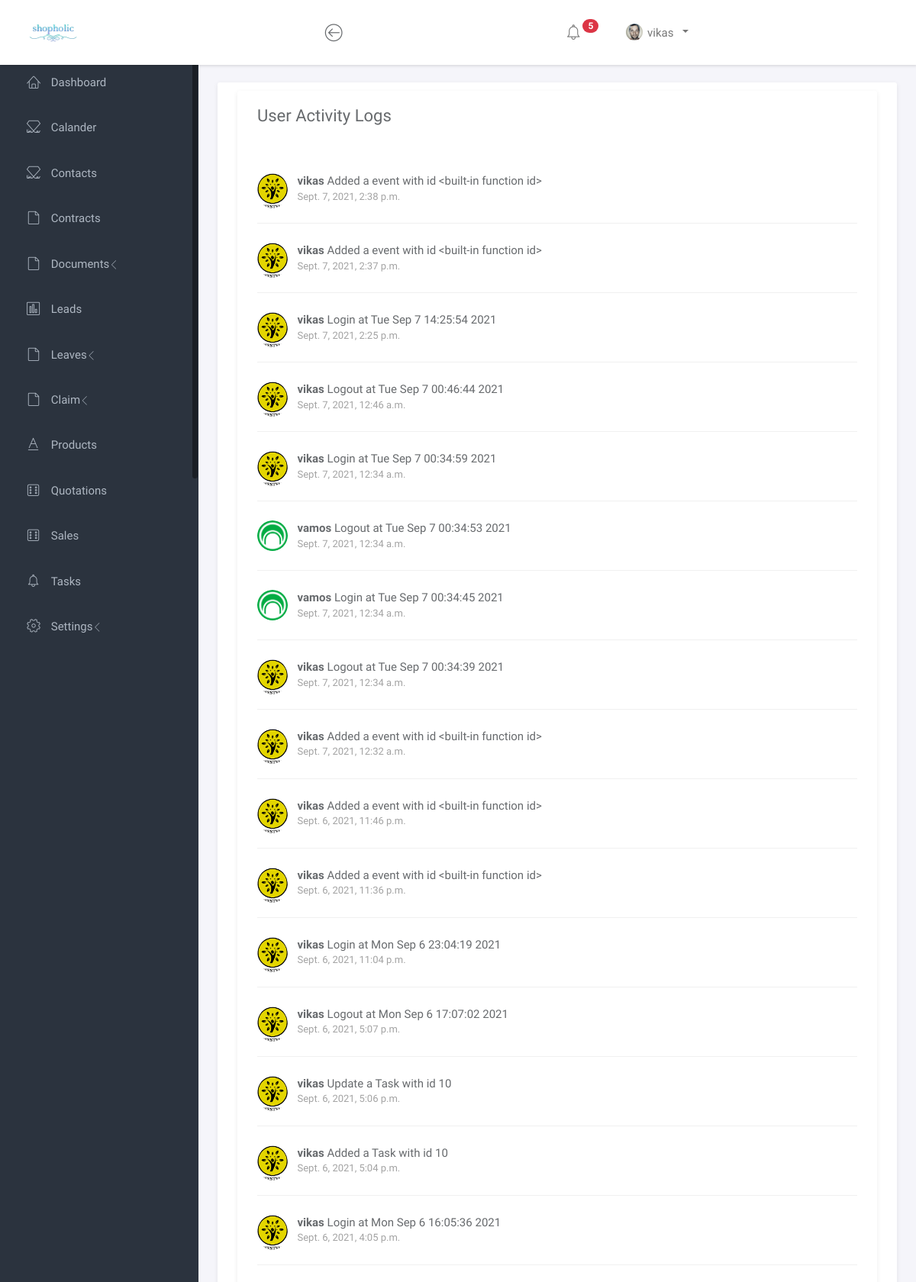
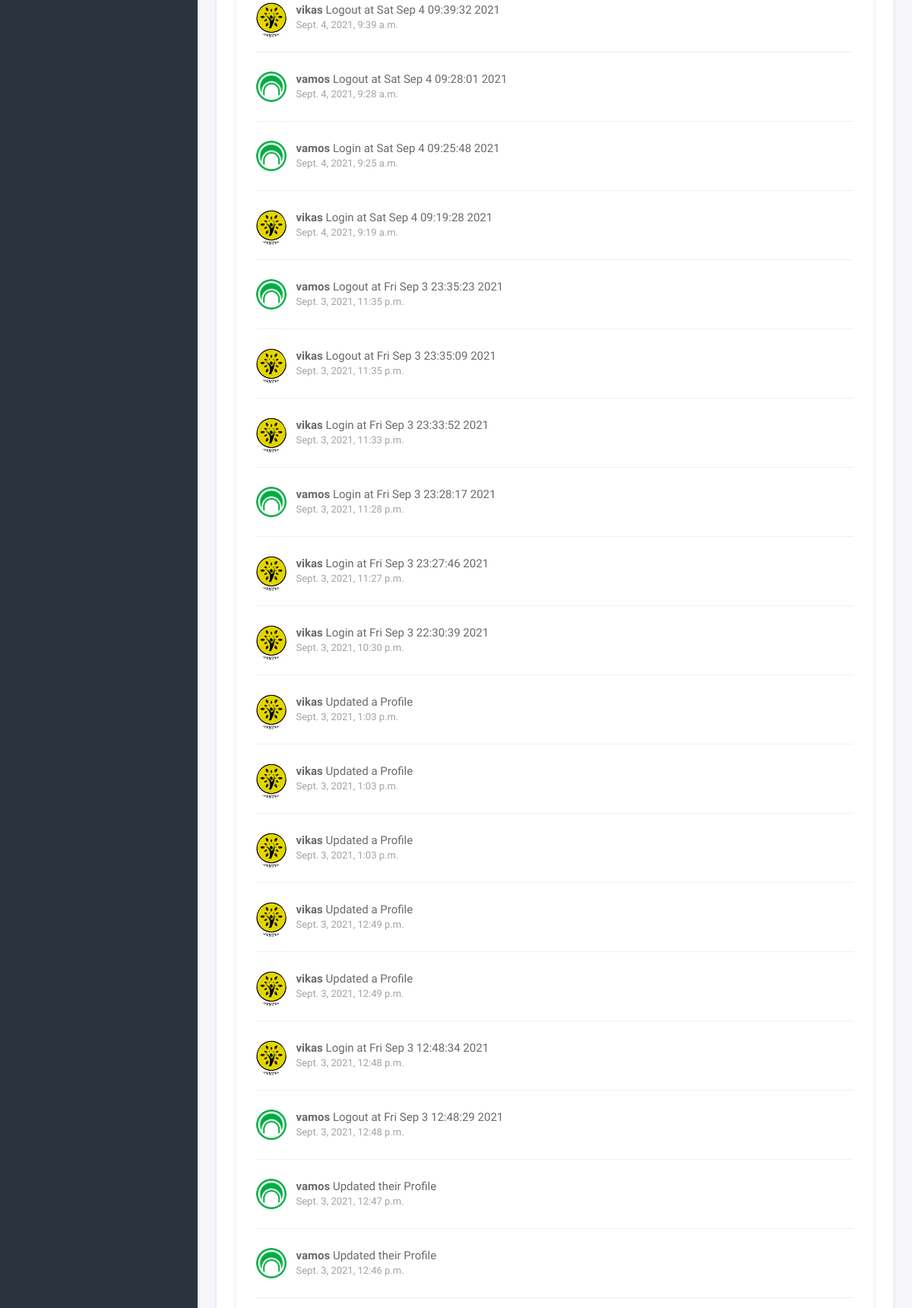
Page /logs (signed in, upper part) on the committed database (2 pictures, top to bottom).
### shopping/models.py (models this page shows, shortened)
class Logs(models.Model):
    userid = models.ForeignKey(User, on_delete=DO_NOTHING,)
    description = models.TextField(max_length=500)
    created_at = models.DateTimeField(auto_now_add=True)
    profile_id = models.ForeignKey(Profile, on_delete=models.DO_NOTHING, null=True)

class Profile(models.Model):
    userid = models.ForeignKey(User, on_delete=models.CASCADE)
    user_image = models.ImageField(upload_to='images/profile', blank=True, null=True)
    first_name = models.CharField(max_length=200, null=True, blank=True)
    last_name = models.CharField(max_length=200, null=True, blank=True)
    user_email = models.EmailField(null=True, blank=True)
    user_phone = models.BigIntegerField(null=True, blank=True)
    dob = models.DateField(null=True, blank=True)
    gender = models.CharField(max_length=200, null=True, blank=True)
    points = models.BigIntegerField(null=True, blank=True)
    facebook = models.TextField(max_length=500, null=True, blank=True)
    instagram = models.TextField(max_length=500, null=True, blank=True)
    linkedin = models.TextField(max_length=500, null=True, blank=True)
    github = models.TextField(max_length=500, null=True, blank=True)
    about = models.TextField(max_length=1000, null=True, blank=True)
    project = models.CharField(max_length=200 ,default=False, blank=True)
    address = models.TextField(max_length=500, null=True, blank=True)
    id_proof = models.FileField(upload_to='images/profile/ids', blank=True, null=True)
    designation = models.CharField(max_length=200, null=True, blank=True)
    working_from = models.TimeField(null=True, blank=True)
    working_to = models.TimeField(null=True, blank=True)
    updated_at = models.DateTimeField(auto_now=True)

### shopping/views.py (the view)
# urls.py: path('logs', views.logs, name="logs"),
@login_required(login_url='login')
def logs(request):
    context = {}
    context["logsdata"] = Logs.objects.all().order_by('-id')
    return render(request, "User/logs/logs.html", context)

### shopping/templates/User/logs/logs.html
{% load static %}
{% include 'User/head.html' %}
<div class="main">
    <div class="main-content">
        <div class="container-fluid">
            <div class="panel panel-headline">
                <div class="panel-body">
					{% if perms.shopping.view_logs %}
					<div class="row">
						<div class="col-md-12">
							<div class="panel" style="height: 77vh; overflow-y: scroll;">
								<div class="panel-heading">
									<h3 class="panel-title">User Activity Logs</h3>
								</div>
								<div class="panel-body">
									<ul class="list-unstyled activity-list">
										{% for log in logsdata %}
										<li>
											<img src="media/{{ log.profile_id.user_image }}" alt="Avatar" class="img-circle pull-left avatar ">
											<p><b>{{ log.userid }}</b> {{ log.description }} <span class="timestamp">{{ log.created_at }}</span></p>
										</li>
										{% endfor %}
									</ul>
								</div>
							</div>
						</div>
					</div>
					{% else %}
                    <p class="text-center text-danger">You don't have permission to visit this page</p>
                    {% endif %}
                </div>
            </div>
        </div>
    </div>
</div>
                    {% include 'User/foot2.html' %}

### shopping/templates/User/head.html (shortened to what this page needs)
{% load static %}
<!doctype html>
<html lang="en">
<head>
	<link rel="stylesheet" href="https://maxcdn.bootstrapcdn.com/bootstrap/4.0.0/css/bootstrap.min.css">
	<link rel="stylesheet" href="{% static 'vendor/bootstrap/css/bootstrap.min.css' %}">
	<link rel="stylesheet" href="{% static 'vendor/font-awesome/css/font-awesome.min.css' %}">
	<link rel="stylesheet" href="{% static 'vendor/linearicons/style.css' %}">
	<link rel="stylesheet" href="{% static 'css/main.css' %}">
	<link rel="stylesheet" type="text/css" href="https://cdn.datatables.net/1.10.24/css/jquery.dataTables.css">
    <link href="{% static 'node_modules/fullcalendar/main.css' %}" rel='stylesheet' />
</head>
<body>
	<div id="wrapper">
		<nav class="navbar navbar-default navbar-expand-lg navbar-fixed-top">
			<div class="brand">
				<a href="home"><img src="{% static 'images/img/mylogo.png' %}" width="70" alt="shopholic Logo" class="img-responsive logo"></a>
			</div>
			<div class="container-fluid">
				<div class="navbar-btn">
					<button type="button" class="btn-toggle-fullwidth"><i class="lnr lnr-arrow-left-circle"></i></button>
				</div>
				<div id="navbar-menu">
					<ul class="nav navbar-nav navbar-right">
						<li class="dropdown">
							<a href="#" class="dropdown-toggle icon-menu" data-toggle="dropdown">
								<i class="lnr lnr-alarm"></i>
								<span class="badge bg-danger">5</span>
							</a>
						</li>
						<li class="dropdown">
							<a href="#" class="dropdown-toggle" data-toggle="dropdown"><img src="{% static 'images/img/user.png' %}" class="img-circle" alt="Avatar"> <span>{{ user.get_username }}</span>&ensp;</a>
						</li>
					</ul>
				</div>
			</div>
		</nav>
		<div id="sidebar-nav" class="sidebar">
			<div class="sidebar-scroll">
				<nav>
					<ul class="nav">
						<li><a href="home" class=""><i class="lnr lnr-home"></i> <span>Dashboard</span></a></li>
						<li><a href="calander" class=""><i class="lnr lnr-linearicons"></i> <span>Calander</span></a></li>
						<li><a href="contact" class=""><i class="lnr lnr-linearicons"></i> <span>Contacts</span></a></li>
						<li><a href="contracts" class=""><i class="lnr lnr-file-empty"></i> <span>Contracts</span></a></li>
						<li>
							<a href="#subPages2" data-toggle="collapse" class="collapsed"><i class="lnr lnr-file-empty"></i> <span>Documents</span> <i class="icon-submenu lnr lnr-chevron-left"></i></a>
						</li>
						<li><a href="lead" class=""><i class="lnr lnr-chart-bars"></i> <span>Leads</span></a></li>
						<li>
							<a href="#subPages3" data-toggle="collapse" class="collapsed"><i class="lnr lnr-file-empty"></i> <span>Leaves</span> <i class="icon-submenu lnr lnr-chevron-left"></i></a>
						</li>
						<li>
							<a href="#subPages4" data-toggle="collapse" class="collapsed"><i class="lnr lnr-file-empty"></i> <span>Claim</span> <i class="icon-submenu lnr lnr-chevron-left"></i></a>
						</li>
						<li><a href="products" class=""><i class="lnr lnr-text-format"></i> <span>Products</span></a></li>
						<li><a href="quotation" class=""><i class="lnr lnr-dice"></i> <span>Quotations</span></a></li>
						<li><a href="sales" class=""><i class="lnr lnr-dice"></i> <span>Sales</span>&emsp;</a></li>
						<li><a href="tasks"><i class="lnr lnr-alarm"></i> <span>Tasks</span></a></li>
						<li>
							<a href="#subPages" data-toggle="collapse" class="collapsed"><i class="lnr lnr-cog"></i> <span>Settings</span> <i class="icon-submenu lnr lnr-chevron-left"></i></a>
						</li>
					</ul>
				</nav>
			</div>
		</div>

### rows in the picture
Logs: profile_id.user_image (picture), userid "vikas", description "Added a event with id <built-in function id>", created_at "Sept. 7, 2021, 2:38 p.m."
Logs: profile_id.user_image (picture), userid "vikas", description "Added a event with id <built-in function id>", created_at "Sept. 7, 2021, 2:37 p.m."
Logs: profile_id.user_image (picture), userid "vikas", description "Login at Tue Sep 7 14:25:54 2021", created_at "Sept. 7, 2021, 2:25 p.m."
Logs: profile_id.user_image (picture), userid "vikas", description "Logout at Tue Sep 7 00:46:44 2021", created_at "Sept. 7, 2021, 12:46 a.m."
Logs: profile_id.user_image (picture), userid "vikas", description "Login at Tue Sep 7 00:34:59 2021", created_at "Sept. 7, 2021, 12:34 a.m."
Logs: profile_id.user_image (picture), userid "vamos", description "Logout at Tue Sep 7 00:34:53 2021", created_at "Sept. 7, 2021, 12:34 a.m."
Logs: profile_id.user_image (picture), userid "vamos", description "Login at Tue Sep 7 00:34:45 2021", created_at "Sept. 7, 2021, 12:34 a.m."
Logs: profile_id.user_image (picture), userid "vikas", description "Logout at Tue Sep 7 00:34:39 2021", created_at "Sept. 7, 2021, 12:34 a.m."
Logs: profile_id.user_image (picture), userid "vikas", description "Added a event with id <built-in function id>", created_at "Sept. 7, 2021, 12:32 a.m."
Logs: profile_id.user_image (picture), userid "vikas", description "Added a event with id <built-in function id>", created_at "Sept. 6, 2021, 11:46 p.m."
Logs: profile_id.user_image (picture), userid "vikas", description "Added a event with id <built-in function id>", created_at "Sept. 6, 2021, 11:36 p.m."
Logs: profile_id.user_image (picture), userid "vikas", description "Login at Mon Sep 6 23:04:19 2021", created_at "Sept. 6, 2021, 11:04 p.m."
Logs: profile_id.user_image (picture), userid "vikas", description "Logout at Mon Sep 6 17:07:02 2021", created_at "Sept. 6, 2021, 5:07 p.m."
Logs: profile_id.user_image (picture), userid "vikas", description "Update a Task with id 10", created_at "Sept. 6, 2021, 5:06 p.m."
Logs: profile_id.user_image (picture), userid "vikas", description "Added a Task with id 10", created_at "Sept. 6, 2021, 5:04 p.m."
Logs: profile_id.user_image (picture), userid "vikas", description "Login at Mon Sep 6 16:05:36 2021", created_at "Sept. 6, 2021, 4:05 p.m."
Logs: profile_id.user_image (picture), userid "vikas", description "Logout at Sat Sep 4 09:39:32 2021", created_at "Sept. 4, 2021, 9:39 a.m."
Logs: profile_id.user_image (picture), userid "vamos", description "Logout at Sat Sep 4 09:28:01 2021", created_at "Sept. 4, 2021, 9:28 a.m."
Logs: profile_id.user_image (picture), userid "vamos", description "Login at Sat Sep 4 09:25:48 2021", created_at "Sept. 4, 2021, 9:25 a.m."
Logs: profile_id.user_image (picture), userid "vikas", description "Login at Sat Sep 4 09:19:28 2021", created_at "Sept. 4, 2021, 9:19 a.m."
Logs: profile_id.user_image (picture), userid "vamos", description "Logout at Fri Sep 3 23:35:23 2021", created_at "Sept. 3, 2021, 11:35 p.m."
Logs: profile_id.user_image (picture), userid "vikas", description "Logout at Fri Sep 3 23:35:09 2021", created_at "Sept. 3, 2021, 11:35 p.m."
Logs: profile_id.user_image (picture), userid "vikas", description "Login at Fri Sep 3 23:33:52 2021", created_at "Sept. 3, 2021, 11:33 p.m."
Logs: profile_id.user_image (picture), userid "vamos", description "Login at Fri Sep 3 23:28:17 2021", created_at "Sept. 3, 2021, 11:28 p.m."
Logs: profile_id.user_image (picture), userid "vikas", description "Login at Fri Sep 3 23:27:46 2021", created_at "Sept. 3, 2021, 11:27 p.m."
Logs: profile_id.user_image (picture), userid "vikas", description "Login at Fri Sep 3 22:30:39 2021", created_at "Sept. 3, 2021, 10:30 p.m."
Logs: profile_id.user_image (picture), userid "vikas", description "Updated a Profile", created_at "Sept. 3, 2021, 1:03 p.m."
Logs: profile_id.user_image (picture), userid "vikas", description "Updated a Profile", created_at "Sept. 3, 2021, 1:03 p.m."
Logs: profile_id.user_image (picture), userid "vikas", description "Updated a Profile", created_at "Sept. 3, 2021, 1:03 p.m."
Logs: profile_id.user_image (picture), userid "vikas", description "Updated a Profile", created_at "Sept. 3, 2021, 12:49 p.m."
Logs: profile_id.user_image (picture), userid "vikas", description "Updated a Profile", created_at "Sept. 3, 2021, 12:49 p.m."
Logs: profile_id.user_image (picture), userid "vikas", description "Login at Fri Sep 3 12:48:34 2021", created_at "Sept. 3, 2021, 12:48 p.m."
Logs: profile_id.user_image (picture), userid "vamos", description "Logout at Fri Sep 3 12:48:29 2021", created_at "Sept. 3, 2021, 12:48 p.m."
Logs: profile_id.user_image (picture), userid "vamos", description "Updated their Profile", created_at "Sept. 3, 2021, 12:47 p.m."
Logs: profile_id.user_image (picture), userid "vamos", description "Updated their Profile", created_at "Sept. 3, 2021, 12:46 p.m."

### other values in the picture
{{ user.get_username }} "vikas"
